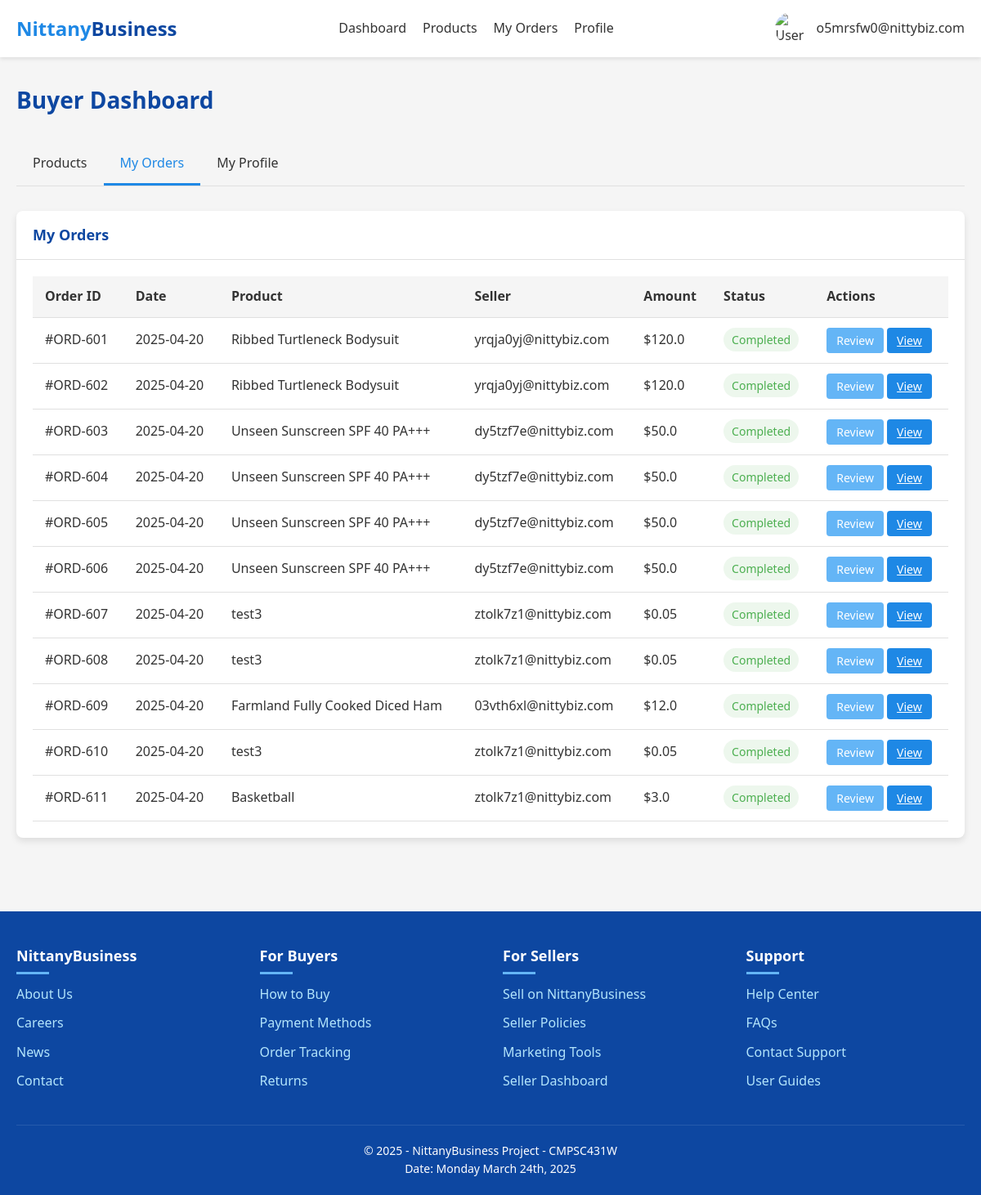
Screenshot of /buyer_dashboard?tab=orders (signed in) with the database file from the repository.
### tables this page shows
CREATE TABLE Orders (
    order_id INTEGER PRIMARY KEY,
    seller_email TEXT NOT NULL,
    listing_id INTEGER NOT NULL,
    buyer_email TEXT NOT NULL,
    date TEXT NOT NULL,
    quantity INTEGER NOT NULL,
    payment REAL NOT NULL,
    FOREIGN KEY (seller_email, listing_id) REFERENCES Product_Listings(seller_email, listing_id),
    FOREIGN KEY (buyer_email) REFERENCES Buyer(email)
);

CREATE TABLE Product_Listings (
    seller_email TEXT,
    listing_id INTEGER,
    category TEXT NOT NULL,
    product_title TEXT NOT NULL,
    product_name TEXT NOT NULL,
    product_description TEXT,
    quantity INTEGER NOT NULL,
    product_price REAL NOT NULL,
    status TEXT NOT NULL,
    PRIMARY KEY (seller_email, listing_id),
    FOREIGN KEY (seller_email) REFERENCES Sellers(email),
    FOREIGN KEY (category) REFERENCES Categories(category_name)
);

### app.py (the view)
@app.route('/buyer_dashboard')
def buyer_dashboard():
    if 'user_email' not in session:
        return redirect(url_for('login'))
    if session['user_type'] != 'buyer':
        return redirect(url_for('dashboard'))
    conn = get_db_connection()
    buyer = conn.execute(
        'SELECT * FROM Buyer WHERE email = ?',
        (session['user_email'],)
    ).fetchone()
    address = None
    if buyer and buyer['buyer_address_id']:
        address = conn.execute(
            '''SELECT a.*, z.city, z.state
               FROM Address a
               JOIN Zipcode_Info z ON a.zipcode = z.zipcode
               WHERE a.address_id = ?''',
            (buyer['buyer_address_id'],)
        ).fetchone()
    payment_methods = conn.execute(
        'SELECT * FROM Credit_Cards WHERE Owner_email = ?',
        (session['user_email'],)
    ).fetchall()
    orders = conn.execute(
        '''SELECT o.*, pl.Product_Title, pl.Product_Description, pl.Product_Price,
              (SELECT COUNT(*) FROM Reviews r WHERE r.Order_ID = o.Order_ID) > 0 AS has_review
           FROM Orders o
           JOIN Product_Listings pl ON o.Listing_ID = pl.Listing_ID
           WHERE o.Buyer_Email = ?
           ORDER BY o.Date DESC''',
        (session['user_email'],)
    ).fetchall()
    categories = conn.execute(
        'SELECT category_name FROM Categories ORDER BY category_name'
    ).fetchall()
    featured_products = conn.execute(
        '''SELECT pl.*, s.business_name AS seller_name,
              (SELECT AVG(r.Rating) FROM Reviews r
               JOIN Orders o ON r.Order_ID = o.Order_ID
               WHERE o.Listing_ID = pl.Listing_ID) AS avg_rating,
              (SELECT COUNT(*) FROM Reviews r
               JOIN Orders o ON r.Order_ID = o.Order_ID
               WHERE o.Listing_ID = pl.Listing_ID) AS review_count
           FROM Product_Listings pl
           JOIN Sellers s ON pl.Seller_Email = s.email
           WHERE pl.Status = 1
           ORDER BY avg_rating DESC, review_count DESC
           LIMIT 6'''
    ).fetchall()
    recent_products = conn.execute(
        '''SELECT pl.*, s.business_name AS seller_name,
              (SELECT AVG(r.Rating) FROM Reviews r
               JOIN Orders o ON r.Order_ID = o.Order_ID
               WHERE o.Listing_ID = pl.Listing_ID) AS avg_rating,
              (SELECT COUNT(*) FROM Reviews r
               JOIN Orders o ON r.Order_ID = o.Order_ID
               WHERE o.Listing_ID = pl.Listing_ID) AS review_count
           FROM Product_Listings pl
           JOIN Sellers s ON pl.Seller_Email = s.email
           WHERE pl.Status = 1
           ORDER BY pl.Listing_ID DESC
           LIMIT 6'''
    ).fetchall()
    conn.close()
    active_tab = request.args.get('tab', 'products')
    return render_template(
        'buyer_dashboard.html',
        user_email=session['user_email'],
        user_type=session['user_type'],
        buyer=buyer,
        address=address,
        payment_methods=payment_methods,
        orders=orders,
        categories=categories,
        featured_products=featured_products,
        recent_products=recent_products,
        active_tab=active_tab
    )

### app.py (called while the page is built)
def get_db_connection():
    conn = sqlite3.connect(app.config['DATABASE'])
    conn.row_factory = sqlite3.Row
    return conn

### templates/buyer_dashboard.html (shortened to what this page needs)
<!DOCTYPE html>
<html lang="en">
<head>
    <link rel="stylesheet" href="https://cdnjs.cloudflare.com/ajax/libs/font-awesome/6.4.0/css/all.min.css">
</head>
<body>
    <header>
        <div class="container">
            <nav class="navbar">
                <a href="/" class="logo">Nittany<span>Business</span></a>
                <div class="nav-links">
                    <a href="/buyer_dashboard">Dashboard</a>
                    <a href="/buyer_dashboard?tab=products">Products</a>
                    <a href="/buyer_dashboard?tab=orders">My Orders</a>
                    <a href="/buyer_dashboard?tab=profile">Profile</a>
                </div>
                <div class="user-menu">
                    <img src="/static/images/user-default.jpg" alt="User Avatar">
                    <span>{{ user_email }}</span>
                </div>
            </nav>
        </div>
    </header>
    <main>
        <div class="container">
            <div class="dashboard-header">
                <h1>Buyer Dashboard</h1>
            </div>
            <div class="tabs">
                <div class="tab {% if active_tab == 'products' %}active{% endif %}" data-tab="products">Products</div>
                <div class="tab {% if active_tab == 'orders' %}active{% endif %}" data-tab="orders">My Orders</div>
                <div class="tab {% if active_tab == 'profile' %}active{% endif %}" data-tab="profile">My Profile</div>
            </div>
            <div class="tab-content {% if active_tab == 'orders' %}active{% endif %}" id="orders-content">
                <div class="card">
                    <div class="card-header">
                        <h2>My Orders</h2>
                    </div>
                    <div class="card-body">
                        {% if orders %}
                        <table class="order-table">
                            <thead>
                                <tr>
                                    <th>Order ID</th>
                                    <th>Date</th>
                                    <th>Product</th>
                                    <th>Seller</th>
                                    <th>Amount</th>
                                    <th>Status</th>
                                    <th>Actions</th>
                                </tr>
                            </thead>
                            <tbody>
                                {% for order in orders %}
                                <tr>
                                    <td>#ORD-{{ order.Order_ID }}</td>
                                    <td>{{ order.Date }}</td>
                                    <td>{{ order.Product_Title }}</td>
                                    <td>{{ order.Seller_Email }}</td>
                                    <td>${{ (order.Product_Price * order.Quantity)|float }}</td>
                                    <td>
                                        {% if order.Payment > 0 %}
                                        <span class="order-status status-completed">Completed</span>
                                        {% else %}
                                        <span class="order-status status-pending">Pending</span>
                                        {% endif %}
                                    </td>
                                    <td>
                                        {% if order.Payment > 0 %}
                                        <button class="action-btn review-btn" data-order="{{ order.Order_ID }}"
                                            data-product="{{ order.Product_Title }}">Review</button>
                                        {% endif %}
                                        <a href="/order/{{ order.Order_ID }}" class="action-btn view-order-btn">View</a>
                                    </td>
                                </tr>
                                {% endfor %}
                            </tbody>
                        </table>
                        {% endif %}
                    </div>
                </div>
            </div>
        </div>
    </main>
    <footer>
        <div class="container">
            <div class="footer-content">
                <div class="footer-column">
                    <h3>NittanyBusiness</h3>
                    <ul>
                        <li><a href="#">About Us</a></li>
                        <li><a href="#">Careers</a></li>
                        <li><a href="#">News</a></li>
                        <li><a href="#">Contact</a></li>
                    </ul>
                </div>
                <div class="footer-column">
                    <h3>For Buyers</h3>
                    <ul>
                        <li><a href="#">How to Buy</a></li>
                        <li><a href="#">Payment Methods</a></li>
                        <li><a href="#">Order Tracking</a></li>
                        <li><a href="#">Returns</a></li>
                    </ul>
                </div>
                <div class="footer-column">
                    <h3>For Sellers</h3>
                    <ul>
                        <li><a href="#">Sell on NittanyBusiness</a></li>
                        <li><a href="#">Seller Policies</a></li>
                        <li><a href="#">Marketing Tools</a></li>
                        <li><a href="#">Seller Dashboard</a></li>
                    </ul>
                </div>
                <div class="footer-column">
                    <h3>Support</h3>
                    <ul>
                        <li><a href="#">Help Center</a></li>
                        <li><a href="#">FAQs</a></li>
                        <li><a href="#">Contact Support</a></li>
                        <li><a href="#">User Guides</a></li>
                    </ul>
                </div>
            </div>
            <div class="copyright">
                <p>&copy; 2025 - NittanyBusiness Project - CMPSC431W</p>
                <p>Date: Monday March 24th, 2025</p>
            </div>
        </div>
    </footer>
</body>
</html>

### templates/buyer_dashboard.html (style rules this page uses)
:root { --primary-color: #1e88e5; --secondary-color: #0d47a1; --accent-color: #64b5f6; --text-color: #333; --light-bg: #f5f5f5; --card-shadow: 0 4px 8px rgba(0, 0, 0, 0.1); --hover-transition: all 0.3s ease; --success-color: #4caf50; --warning-color: #ff9800; --danger-color: #f44336; --border-color: #e0e0e0; }
* { margin: 0; padding: 0; box-sizing: border-box; font-family: 'Segoe UI', Tahoma, Geneva, Verdana, sans-serif; }
body { background-color: var(--light-bg); color: var(--text-color); line-height: 1.6; min-height: 100vh; display: flex; flex-direction: column; }
.container { max-width: 1200px; margin: 0 auto; padding: 0 20px; }
header { background-color: white; box-shadow: 0 2px 5px rgba(0, 0, 0, 0.1); position: sticky; top: 0; z-index: 100; }
.navbar { display: flex; justify-content: space-between; align-items: center; padding: 15px 0; }
.logo { font-size: 24px; font-weight: bold; color: var(--primary-color); text-decoration: none; }
.logo span { color: var(--secondary-color); }
.nav-links { display: flex; gap: 20px; }
.nav-links a { color: var(--text-color); text-decoration: none; font-weight: 500; transition: var(--hover-transition); }
.user-menu { position: relative; display: flex; align-items: center; cursor: pointer; }
.user-menu img { width: 40px; height: 40px; border-radius: 50%; margin-right: 10px; }
main { flex: 1; padding: 30px 0; }
.dashboard-header { display: flex; justify-content: space-between; align-items: center; margin-bottom: 30px; }
.dashboard-header h1 { font-size: 28px; color: var(--secondary-color); }
.tabs { display: flex; border-bottom: 1px solid var(--border-color); margin-bottom: 30px; }
.tab { padding: 12px 20px; cursor: pointer; border-bottom: 3px solid transparent; font-weight: 500; transition: var(--hover-transition); }
.tab.active { border-bottom-color: var(--primary-color); color: var(--primary-color); }
.tab-content { display: none; }
.tab-content.active { display: block; }
.card { background-color: white; border-radius: 8px; box-shadow: var(--card-shadow); margin-bottom: 20px; overflow: hidden; }
.card-header { padding: 15px 20px; border-bottom: 1px solid var(--border-color); display: flex; justify-content: space-between; align-items: center; }
.card-header h2 { font-size: 18px; color: var(--secondary-color); }
.card-body { padding: 20px; }
.order-table { width: 100%; border-collapse: collapse; }
.order-table th, .order-table td { padding: 12px 15px; text-align: left; border-bottom: 1px solid var(--border-color); }
.order-table th { background-color: var(--light-bg); font-weight: 600; }
.order-status { padding: 5px 10px; border-radius: 20px; font-size: 14px; font-weight: 500; }
.status-completed { background-color: rgba(76, 175, 80, 0.1); color: var(--success-color); }
.action-btn { padding: 6px 12px; border-radius: 4px; font-size: 14px; font-weight: 500; cursor: pointer; transition: var(--hover-transition); border: none; color: white; }
.review-btn { background-color: var(--accent-color); }
.view-order-btn { background-color: var(--primary-color); }
footer { background-color: var(--secondary-color); color: white; padding: 40px 0 20px; margin-top: 40px; }
.footer-content { display: grid; grid-template-columns: repeat(auto-fit, minmax(200px, 1fr)); gap: 30px; margin-bottom: 30px; }
.footer-column h3 { font-size: 18px; margin-bottom: 20px; position: relative; }
.footer-column h3::after { content: ''; position: absolute; left: 0; bottom: -8px; width: 40px; height: 3px; background-color: var(--accent-color); }
.footer-column ul { list-style-type: none; }
.footer-column ul li { margin-bottom: 10px; }
.footer-column ul li a { color: #b3e5fc; text-decoration: none; transition: var(--hover-transition); }
.copyright { text-align: center; padding-top: 20px; border-top: 1px solid rgba(255, 255, 255, 0.1); font-size: 14px; }

### rows the page displays
Orders: Order_ID "601", Date "2025-04-20", Product_Title "Ribbed Turtleneck Bodysuit", Seller_Email "yrqja0yj@nittybiz.com", payment "Completed"
Product_Listings: (order.Product_Price*order.Quantity)|float "120.0"
Orders: Order_ID "602", Date "2025-04-20", Product_Title "Ribbed Turtleneck Bodysuit", Seller_Email "yrqja0yj@nittybiz.com", payment "Completed"
Orders: Order_ID "603", Date "2025-04-20", Product_Title "Unseen Sunscreen SPF 40 PA+++", Seller_Email "dy5tzf7e@nittybiz.com", payment "Completed"
Product_Listings: (order.Product_Price*order.Quantity)|float "50.0"
Orders: Order_ID "604", Date "2025-04-20", Product_Title "Unseen Sunscreen SPF 40 PA+++", Seller_Email "dy5tzf7e@nittybiz.com", payment "Completed"
Orders: Order_ID "605", Date "2025-04-20", Product_Title "Unseen Sunscreen SPF 40 PA+++", Seller_Email "dy5tzf7e@nittybiz.com", payment "Completed"
Orders: Order_ID "606", Date "2025-04-20", Product_Title "Unseen Sunscreen SPF 40 PA+++", Seller_Email "dy5tzf7e@nittybiz.com", payment "Completed"
Orders: Order_ID "607", Date "2025-04-20", Product_Title "test3", Seller_Email "ztolk7z1@nittybiz.com", payment "Completed"
Product_Listings: (order.Product_Price*order.Quantity)|float "0.05"
Orders: Order_ID "608", Date "2025-04-20", Product_Title "test3", Seller_Email "ztolk7z1@nittybiz.com", payment "Completed"
Orders: Order_ID "609", Date "2025-04-20", Product_Title "Farmland Fully Cooked Diced Ham", Seller_Email "03vth6xl@nittybiz.com", payment "Completed"
Product_Listings: (order.Product_Price*order.Quantity)|float "12.0"
Orders: Order_ID "610", Date "2025-04-20", Product_Title "test3", Seller_Email "ztolk7z1@nittybiz.com", payment "Completed"
Orders: Order_ID "611", Date "2025-04-20", Product_Title "Basketball", Seller_Email "ztolk7z1@nittybiz.com", payment "Completed"
Product_Listings: (order.Product_Price*order.Quantity)|float "3.0"

### other values shown
{{ user_email }} "o5mrsfw0@nittybiz.com"
